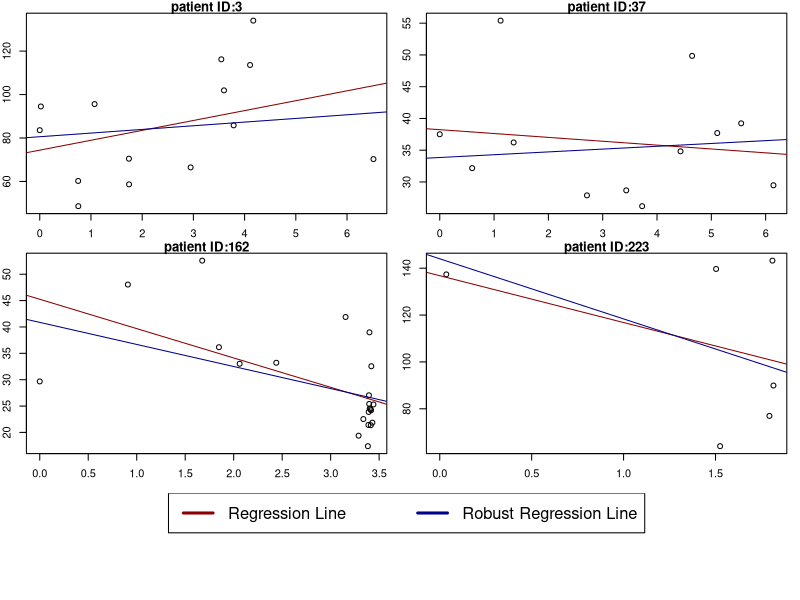
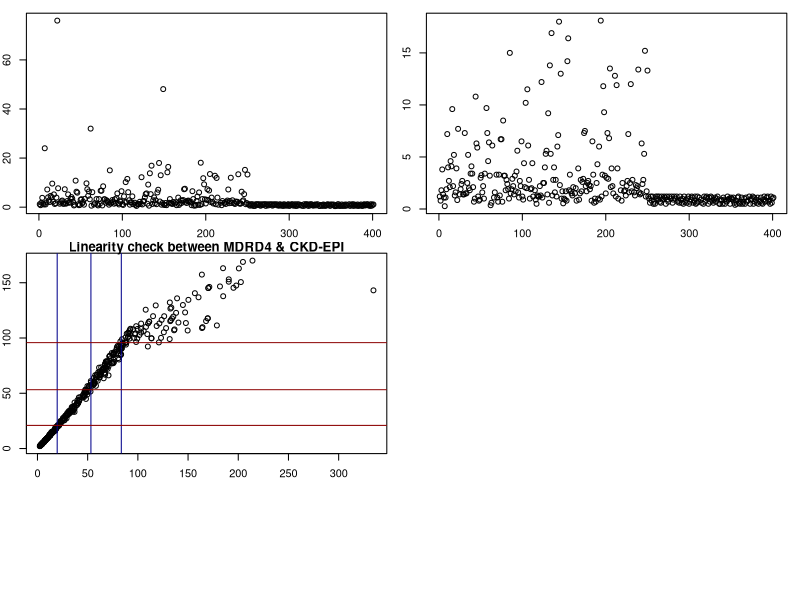
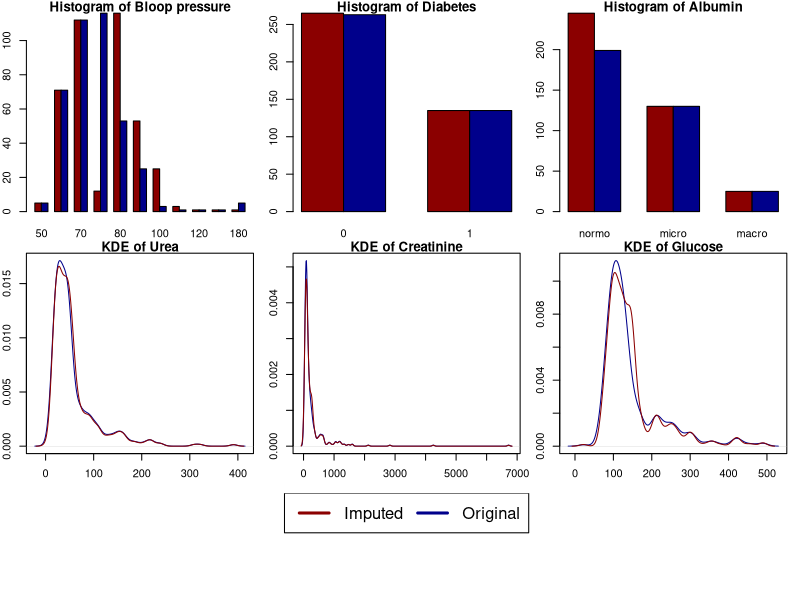
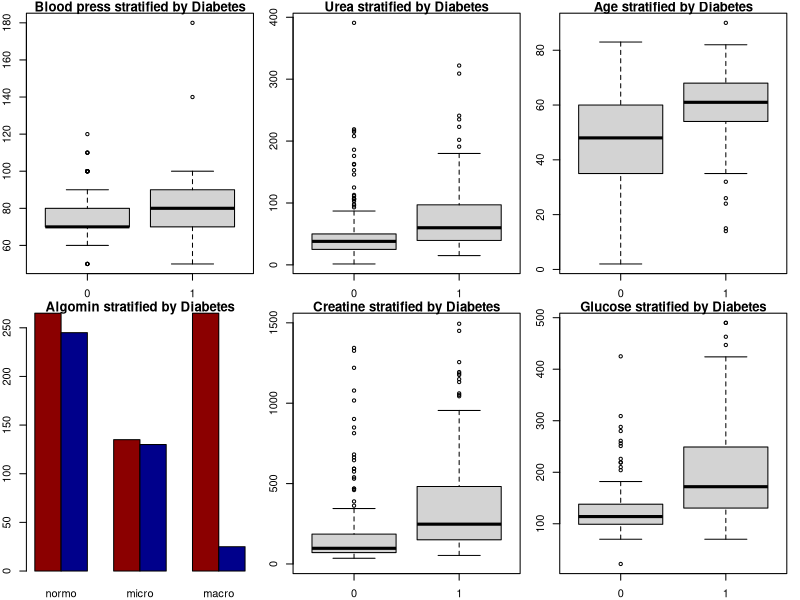
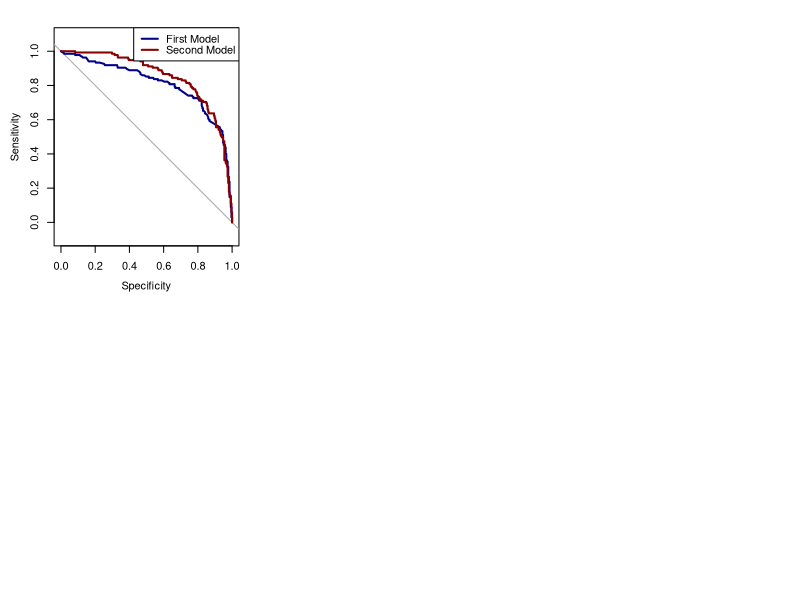

Source code (R) for these figures, in order:
## ---- chunk 1
rm(list=ls())
knitr::opts_chunk$set(echo = TRUE)
require(dplyr)
require(tidyr)
require(data.table)
require(magrittr)
require(ggplot2)
library(pROC)
library(caret)
## ---- chunk 2
is.nan.data.frame = function(x)
  do.call(cbind, lapply(x, is.nan))
## ---- chunk 3
# Enter code here.

# reading datasets and setting primary keys
longegfr1 = data.table(fread('./data/longegfr1.csv'), key=c('id', 'fu.years'))
longegfr2 = data.table(fread('./data/longegfr2.csv'), key=c('ID', 'fu.years'))
colnames(longegfr2) = c('id','fu.years','egfr') # change column names to make joining easier
pk = c('id','fu.years')
longegfr = merge(longegfr1,
                 longegfr2,
                 by=pk,
                 all=TRUE)[order(id,fu.years)] # FULL OUTER JOIN
longegfr %>% summary()
## ---- chunk 4
# Enter code here.
longegfr[,mean_egfr:=mean(egfr),
         by=id]
longegfr[,count_egfr:=length(fu.years),
         by=id]
longegfr[,fu_total:=max(fu.years)-min(fu.years),
         by=id]
summary(longegfr)
longegfr
longegfr$bag_egfr = cut(longegfr$mean_egfr, c(0,15,30,60,90,Inf))

longegfr_nas = longegfr[,sum(is.na(mean_egfr)), by=id]
longegfr_nas[,missing_ind:=ifelse(V1>0,1,0)]
patients_egfr_na = longegfr_nas[,sum(missing_ind)]
cat('There are', patients_egfr_na, 'patients with missing values for \'mean egfr\'')
## ---- chunk 5
# Enter code here.
egfr_90_plus = unique(longegfr[mean_egfr>90, .(id,sex,baseline.age,mean_egfr, count_egfr),])[order(mean_egfr)]
egfr_90_plus
## ---- chunk 6
# Enter code here.
patient_id = c(3,37,162,223)
subset = longegfr[id %in% patient_id, .(id, fu.years, egfr)][order(id, fu.years)]
subset_1 = subset[id==patient_id[1]]
subset_2 = subset[id==patient_id[2]]
subset_3 = subset[id==patient_id[3]]
subset_4 = subset[id==patient_id[4]]
subset_1_rob = subset_1[!(egfr==max(egfr, na.rm=TRUE) | egfr==min(egfr, na.rm=TRUE))]
subset_2_rob = subset_2[!(egfr==max(egfr, na.rm=TRUE) | egfr==min(egfr, na.rm=TRUE))]
subset_3_rob = subset_3[!(egfr==max(egfr, na.rm=TRUE) | egfr==min(egfr, na.rm=TRUE))]
subset_4_rob = subset_4[!(egfr==max(egfr, na.rm=TRUE) | egfr==min(egfr, na.rm=TRUE))]

reg1 = lm(subset_1[,egfr] ~ subset_1[,fu.years])
reg2 = lm(subset_2[,egfr] ~ subset_2[,fu.years])
reg3 = lm(subset_3[,egfr] ~ subset_3[,fu.years])
reg4 = lm(subset_4[,egfr] ~ subset_4[,fu.years])
reg1_rob = lm(subset_1_rob[,egfr] ~ subset_1_rob[,fu.years])
reg2_rob = lm(subset_2_rob[,egfr] ~ subset_2_rob[,fu.years])
reg3_rob = lm(subset_3_rob[,egfr] ~ subset_3_rob[,fu.years])
reg4_rob = lm(subset_4_rob[,egfr] ~ subset_4_rob[,fu.years])

coef_1 = summary(reg1, conf.int=TRUE)$coefficients[2,1]
sd_1   = summary(reg1, conf.int=TRUE)$coefficients[2,2]
coef_2 = summary(reg2, conf.int=TRUE)$coefficients[2,1]
sd_2   = summary(reg2, conf.int=TRUE)$coefficients[2,2]
coef_3 = summary(reg3, conf.int=TRUE)$coefficients[2,1]
sd_3   = summary(reg3, conf.int=TRUE)$coefficients[2,2]
coef_4 = summary(reg4, conf.int=TRUE)$coefficients[2,1]
sd_4   = summary(reg4, conf.int=TRUE)$coefficients[2,2]

ci_1 = c(coef_1 - 2*sd_1 , coef_1 + 2*sd_1)
ci_2 = c(coef_2 - 2*sd_2 , coef_2 + 2*sd_2)
ci_3 = c(coef_3 - 2*sd_3 , coef_3 + 2*sd_3)
ci_4 = c(coef_4 - 2*sd_4 , coef_4 + 2*sd_4)

m = matrix(c(1,2,3,4,5,5),nrow = 3,ncol = 2,byrow = TRUE)

layout(mat = m,heights = c(0.4,0.4,0.2))

par(mar = c(2,2,1,1))
plot(subset_1[,fu.years], subset_1[,egfr], xlab='years',
     ylab='egfr', main='patient ID:3')
abline(reg1, col='red4')
abline(reg1_rob, col='blue4')
plot(subset_2[,fu.years], subset_2[,egfr], xlab='years',
     ylab='egfr', main='patient ID:37')
abline(reg2, col='red4')
abline(reg2_rob, col='blue4')
plot(subset_3[,fu.years], subset_3[,egfr], xlab='years',
     ylab='egfr', main='patient ID:162')
abline(reg3, col='red4')
abline(reg3_rob, col='blue4')
plot(subset_4[,fu.years], subset_4[,egfr], xlab='years',
     ylab='egfr', main='patient ID:223')
abline(reg4, col='red4')
abline(reg4_rob, col='blue4')
plot(1, type = "n", axes=FALSE, xlab="", ylab="")
plot_colors = c("blue","black", "green", "orange", "pink")
legend(x = "top",inset = 0,
        legend = c("Regression Line", "Robust Regression Line"), 
        col=c('red4', 'blue4'), lwd=3, cex=1.5, horiz = TRUE)

cat('\npatient 3  , 95% confidence interval for slope:', round(ci_1,2))
cat('\npatient 37 , 95% confidence interval for slope:', round(ci_2,2))
cat('\npatient 162, 95% confidence interval for slope:', round(ci_3,2))
cat('\npatient 223, 95% confidence interval for slope:', round(ci_4,2))
## ---- chunk 7
# Enter code here.
scr.dt = data.table(fread('./data/scr.csv'))
plot(scr.dt[,scr])

scr.dt[, scr:=ifelse(scr>19, scr/88.42, scr)]
plot(scr.dt[,scr])
IQR_scr = summary(scr.dt[,scr])[5] - summary(scr.dt[,scr])[2]
IQR_scr
## ---- chunk 8
# Enter code here.
scr.dt[,scr_est1:=175*
         scr^(-1.154)*
         age^(-0.203)*
         (fifelse(scr.dt[,sex=='Female'],0.742,1, na=1))*
         (fifelse(scr.dt[,ethnic=='Black'],1.212,1,na=1))]

scr.dt[,min_scr_1:=pmin(scr/fifelse(scr.dt[,sex=='Female'],
                                    0.7,
                                    0.9,
                                    na=1),
                        1, na.rm=TRUE)^(fifelse(scr.dt[,sex=='Female'],-0.329,-0.411,na=1))]
scr.dt[,max_scr_1:=pmax(scr/fifelse(scr.dt[,sex=='Female'],
                                    0.7,
                                    0.9,
                                    na=1),
                        1, na.rm=TRUE)^(-1.209)]
scr.dt[,scr_est2:=141*
         min_scr_1*
         max_scr_1*
         0.993^age*
         (fifelse(scr.dt[,sex=='Female'],1.018,1, na=1))*
         (fifelse(scr.dt[,ethnic=='Black'],1.158,1,na=1))]
mean_est_1 = round(mean(scr.dt$scr_est1, na.rm=TRUE),2)
sd_est_1   = round(sd  (scr.dt$scr_est1, na.rm=TRUE),2)
mean_est_2 = round(mean(scr.dt$scr_est2, na.rm=TRUE),2)
sd_est_2   = round(sd  (scr.dt$scr_est2, na.rm=TRUE),2)

cat('\nMean of eGFR according to MDRD4',mean_est_1)
cat('\nStandard deviations of eGFR according to MDRD4',sd_est_1)
cat('\nMean of eGFR according to CKD-EPI',mean_est_2)
cat('\nStandard deviations of eGFR according to CKD-EPI',sd_est_2)

cat('\nLinear correlation of the two estimates of eGFR',
    cor(scr.dt$scr_est1,scr.dt$scr_est2, method='pearson', use = "complete.obs"))

eGFR_strata = cut(scr.dt$scr_est1, c(0, 60, 90, Inf))
cat('\nMean of MDRD4 per strata')
tapply(scr.dt$scr_est1, eGFR_strata, mean)
cat('\nStandard deviations of MDRD4 per strata')
tapply(scr.dt$scr_est1, eGFR_strata, sd)
## ---- chunk 9
# Enter code here.
plot(scr.dt$scr_est1,scr.dt$scr_est2, xlab='MDRD4', ylab='CKD-EPI',
     main='Linearity check between MDRD4 & CKD-EPI')
abline(v=median(scr.dt$scr_est1, na.rm=TRUE), col='blue4')
abline(v=quantile(scr.dt$scr_est1, na.rm=TRUE)[2], col='blue4')
abline(v=quantile(scr.dt$scr_est1, na.rm=TRUE)[4], col='blue4')
abline(h=median(scr.dt$scr_est1, na.rm=TRUE), col='red4')
abline(h=quantile(scr.dt$scr_est2, na.rm=TRUE)[2], col='red4')
abline(h=quantile(scr.dt$scr_est2, na.rm=TRUE)[4], col='red4')
## ---- chunk 10
# Enter code here.
cohort = data.table(fread('./data/cohort.csv', stringsAsFactors = TRUE))
lab1 = data.table(fread('./data/lab1.csv'))
linker = data.table(fread('./data/linker.csv'))
tmp = merge(cohort, linker, by=c('id'), all=TRUE)
cohort.dt = merge(tmp, lab1, by.x=c('LABID', 'yob'), by.y=c('LABID', 'yob'), all=TRUE)
cohort.dt$albumin = ordered(cohort.dt$albumin,
                            levels = c('normo','micro','macro'))
cohort.dt
## ---- chunk 11
# Enter code here.
cohort_complete = copy(cohort.dt)
cohort_complete[is.na(age), age:=abs(year(Sys.Date())-round(yob))]
cohort_complete
## ---- chunk 12
#' This is a function that takes as impute a column of a data.table and imputes 
#' the NAs with its mean / mode if the vector is numeric or categorical respectively.
#' @param x A vector of numeric or categorical values for which the NAs will be imputed.
impute.to.mean = function(x) {
    if (is.numeric(x)){
      if (all(na.omit(x) %in% 0:1)){
        x[is.na(x)] = unique(x)[which.max(tabulate(match(x, unique(x))))]
      } else {x[is.na(x)] = mean(x, na.rm=TRUE)}
    } else if (is.factor(x)){x[is.na(x)] = unique(x)[which.max(tabulate(match(x, unique(x))))]}
    return(x)
  }
## ---- chunk 13
numcols = cohort_complete %>% 
  select(bp,diabetes,urea,creatinine,glucose, albumin) %>%
  colnames
cohort_complete %>%
  .[, (numcols) := lapply(.SD, impute.to.mean), .SDcols = numcols]
m = matrix(c(1,2,3,4,5,6,7,7,7),nrow = 3,ncol = 3,byrow = TRUE)
layout(mat = m,heights = c(0.4,0.4,0.2))
par(mar = c(2,2,1,1))
barplot(rbind(table(cohort_complete$bp), table(cohort.dt$bp)), beside=TRUE,
        col=c('red4','blue4'), main='Histogram of Bloop pressure')
barplot(rbind(table(cohort_complete$diabetes), table(cohort.dt$diabetes)),
        beside=TRUE, col=c('red4','blue4'),
        main='Histogram of Diabetes')
barplot(rbind(table(cohort_complete$albumin), table(cohort.dt$albumin)),
        beside=TRUE, col=c('red4','blue4'),
        main='Histogram of Albumin')
plot(density(cohort.dt$urea, na.rm=TRUE), col='blue4',
     main='KDE of Urea')
lines(density(cohort_complete$urea), col='red4')
plot(density(cohort.dt$creatinine, na.rm=TRUE), col='blue4',
     main='KDE of Creatinine')
lines(density(cohort_complete$creatinine), col='red4')
plot(density(cohort.dt$glucose, na.rm=TRUE), col='blue4',
     main='KDE of Glucose')
lines(density(cohort_complete$glucose), col='red4')
plot(1, type = "n", axes=FALSE, xlab="", ylab="")
legend(x = "top",inset = 0,
        legend = c("Imputed", "Original"), 
        col=c('red4', 'blue4'), lwd=3, cex=1.5, horiz = TRUE)
## ---- chunk 14
# Enter code here.
bp = cohort_complete$bp
urea = cohort_complete$urea
creatinine = cohort_complete$creatinine
glucose = cohort_complete$glucose
albumin = cohort_complete$albumin
diabetes = cohort_complete$diabetes

m = matrix(c(1,2,3,4,5,6),nrow = 2,ncol = 3,byrow = TRUE)
layout(mat = m,heights = c(0.4,0.4,0.2))
par(mar = c(2,2,1,1))
boxplot(bp ~ diabetes, data=cohort_complete,
        main="Blood press stratified by Diabetes")
boxplot(urea ~ diabetes, data=cohort_complete,
        main="Urea stratified by Diabetes")
boxplot(age ~ diabetes, data=cohort_complete,
        main="Age stratified by Diabetes")
barplot(rbind(table(cohort_complete$diabetes),
              table(cohort_complete$albumin)),
        beside=TRUE, col=c('red4','blue4'),
        main='Algomin stratified by Diabetes')
boxplot(creatinine ~ diabetes, data=cohort_complete,
        main="Creatine stratified by Diabetes", ylim=c(0,1500))
boxplot(glucose ~ diabetes, data=cohort_complete,
        main="Glucose stratified by Diabetes")

albumin_table = table(albumin, diabetes)
colnames(albumin_table) = c("No Diabetes", "Diabetes")
albumin_table
## ---- chunk 15
# Enter code here.
model1 = glm(diabetes ~ glucose + albumin, family='binomial')
summary(model1)
## ---- chunk 16
# Enter code here.
model2 = glm(diabetes ~ glucose + albumin + cohort_complete$age,
             family='binomial')
summary(model2)
## ---- chunk 17
pval = pchisq(model1$deviance - model2$deviance, df=1, lower.tail=FALSE)
signif(pval, 2)
## ---- chunk 18
roc1 = roc(cohort_complete$diabetes, model1$fitted.values , plot=TRUE,
           xlim = c(0,1), col="blue4")
roc2 = roc(cohort_complete$diabetes, model2$fitted.values , plot=TRUE, 
           xlim = c(0,1), add=TRUE, col="red4")
legend(x = 'topright', legend = c("First Model", "Second Model"), 
        col=c('blue4', 'red4'), lwd=2)
roc1$auc
roc2$auc
## ---- chunk 19
# Enter code here.
set.seed(1903)
k = 10
folds = createFolds(cohort_complete$diabetes, k=k)

pred.cv <- NULL
regr.cv <- NULL
auc.cv <- numeric(k)
for(f in 1:k) {
  train.idx <- setdiff(1:nrow(cohort_complete), folds[[f]])
  regr.cv[[f]] <- glm(diabetes ~ glucose + albumin + cohort_complete$age,
                      family='binomial')
  test.idx <- folds[[f]] 
  pred.cv[[f]] <- data.frame(obs = cohort_complete$diabetes[test.idx],
                             pred = predict(regr.cv[[f]],
                                            newdata = cohort_complete,
                                            type = "response")[test.idx])
  auc.cv[f] <- roc(obs ~ pred, data = pred.cv[[f]])$auc
}

round(mean(auc.cv), 3)
